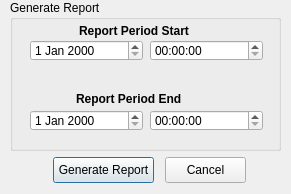
<ui version="4.0" >
 <class>ReportDlg</class>
 <widget class="QDialog" name="ReportDlg" >
  <property name="windowModality" >
   <enum>Qt::WindowModal</enum>
  </property>
  <property name="geometry" >
   <rect>
    <x>0</x>
    <y>0</y>
    <width>291</width>
    <height>194</height>
   </rect>
  </property>
  <property name="sizePolicy" >
   <sizepolicy>
    <hsizetype>0</hsizetype>
    <vsizetype>0</vsizetype>
    <horstretch>0</horstretch>
    <verstretch>0</verstretch>
   </sizepolicy>
  </property>
  <property name="minimumSize" >
   <size>
    <width>291</width>
    <height>194</height>
   </size>
  </property>
  <property name="maximumSize" >
   <size>
    <width>291</width>
    <height>194</height>
   </size>
  </property>
  <property name="baseSize" >
   <size>
    <width>291</width>
    <height>194</height>
   </size>
  </property>
  <property name="windowTitle" >
   <string>Generate Report</string>
  </property>
  <property name="modal" >
   <bool>true</bool>
  </property>
  <widget class="QWidget" native="1" name="widget" >
   <property name="geometry" >
    <rect>
     <x>9</x>
     <y>158</y>
     <width>71</width>
     <height>21</height>
    </rect>
   </property>
  </widget>
  <widget class="QGroupBox" name="groupBox" >
   <property name="geometry" >
    <rect>
     <x>10</x>
     <y>0</y>
     <width>271</width>
     <height>151</height>
    </rect>
   </property>
   <property name="title" >
    <string>Generate Report</string>
   </property>
   <widget class="QLabel" name="label" >
    <property name="geometry" >
     <rect>
      <x>69</x>
      <y>20</y>
      <width>122</width>
      <height>23</height>
     </rect>
    </property>
    <property name="text" >
     <string>&lt;html>&lt;head>&lt;meta name="qrichtext" content="1" />&lt;style type="text/css">
p, li { white-space: pre-wrap; }
&lt;/style>&lt;/head>&lt;body style=" font-family:'Sans Serif'; font-size:9pt; font-weight:400; font-style:normal; text-decoration:none;">
&lt;p style=" margin-top:0px; margin-bottom:0px; margin-left:0px; margin-right:0px; -qt-block-indent:0; text-indent:0px;">&lt;span style=" font-weight:600;">Report Period Start&lt;/span>&lt;/p>&lt;/body>&lt;/html></string>
    </property>
   </widget>
   <widget class="QDateEdit" name="startDate" >
    <property name="geometry" >
     <rect>
      <x>20</x>
      <y>40</y>
      <width>113</width>
      <height>21</height>
     </rect>
    </property>
    <property name="focusPolicy" >
     <enum>Qt::WheelFocus</enum>
    </property>
   </widget>
   <widget class="QTimeEdit" name="startTime" >
    <property name="geometry" >
     <rect>
      <x>140</x>
      <y>40</y>
      <width>113</width>
      <height>21</height>
     </rect>
    </property>
    <property name="focusPolicy" >
     <enum>Qt::TabFocus</enum>
    </property>
   </widget>
   <widget class="QLabel" name="label_2" >
    <property name="geometry" >
     <rect>
      <x>66</x>
      <y>88</y>
      <width>122</width>
      <height>23</height>
     </rect>
    </property>
    <property name="text" >
     <string>&lt;html>&lt;head>&lt;meta name="qrichtext" content="1" />&lt;style type="text/css">
p, li { white-space: pre-wrap; }
&lt;/style>&lt;/head>&lt;body style=" font-family:'Sans Serif'; font-size:9pt; font-weight:400; font-style:normal; text-decoration:none;">
&lt;p style=" margin-top:0px; margin-bottom:0px; margin-left:0px; margin-right:0px; -qt-block-indent:0; text-indent:0px;">&lt;span style=" font-weight:600;">Report Period End&lt;/span>&lt;/p>&lt;/body>&lt;/html></string>
    </property>
   </widget>
   <widget class="QDateEdit" name="endDate" >
    <property name="geometry" >
     <rect>
      <x>20</x>
      <y>110</y>
      <width>113</width>
      <height>21</height>
     </rect>
    </property>
    <property name="focusPolicy" >
     <enum>Qt::TabFocus</enum>
    </property>
   </widget>
   <widget class="QTimeEdit" name="endTime" >
    <property name="geometry" >
     <rect>
      <x>140</x>
      <y>110</y>
      <width>113</width>
      <height>21</height>
     </rect>
    </property>
    <property name="focusPolicy" >
     <enum>Qt::TabFocus</enum>
    </property>
   </widget>
  </widget>
  <widget class="QPushButton" name="genButton" >
   <property name="geometry" >
    <rect>
     <x>53</x>
     <y>157</y>
     <width>101</width>
     <height>26</height>
    </rect>
   </property>
   <property name="text" >
    <string>Generate Report</string>
   </property>
  </widget>
  <widget class="QPushButton" name="cancelButton" >
   <property name="geometry" >
    <rect>
     <x>165</x>
     <y>157</y>
     <width>81</width>
     <height>26</height>
    </rect>
   </property>
   <property name="focusPolicy" >
    <enum>Qt::TabFocus</enum>
   </property>
   <property name="text" >
    <string>Cancel</string>
   </property>
  </widget>
 </widget>
 <resources/>
 <connections/>
</ui>
